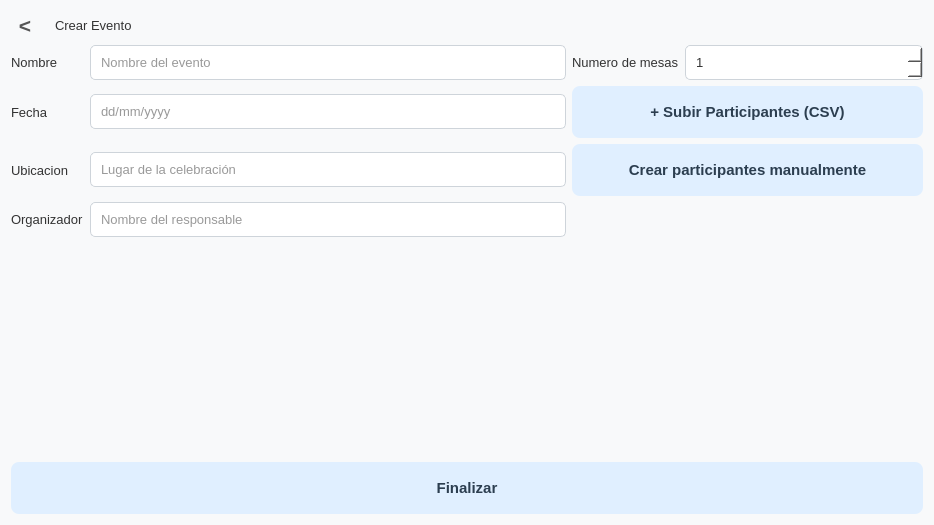
<?xml version="1.0" encoding="UTF-8"?>
<ui version="4.0">
 <class>Form</class>
 <widget class="QWidget" name="Form">
  <property name="geometry">
   <rect>
    <x>0</x>
    <y>0</y>
    <width>934</width>
    <height>525</height>
   </rect>
  </property>
  <property name="windowTitle">
   <string>Crear Evento</string>
  </property>
  
  <property name="styleSheet">
   <string>
/* --- Estilo General --- */
QWidget {
    font-family: 'Segoe UI', 'Arial', 'sans-serif';
    background-color: #F8F9FA; /* Un blanco roto muy suave */
    color: #333333;
    font-size: 10pt; /* Fuente base para etiquetas */
}

/* --- Título Principal --- */
QLabel[objectName="TitleLabel_CreateEvent"] {
    font-size: 24pt;
    font-weight: bold;
    color: #2C3E50; /* Un azul oscuro */
    padding-bottom: 10px;
    background-color: transparent;
}

/* --- Botón de Atrás --- */
QToolButton {
    font-size: 16pt;
    font-weight: bold;
    color: #555555;
    background-color: transparent;
    border: none;
    padding-right: 10px;
}
QToolButton:hover {
    color: #000000;
}

/* --- Botones Principales --- */
QPushButton {
    background-color: #E0EFFF; /* Azul pastel */
    color: #2C3E50;
    font-size: 11pt;
    font-weight: bold;
    border: none;
    border-radius: 8px; /* ¡ESQUINAS REDONDEADAS! */
    padding: 12px 18px;
    min-height: 28px;
}

QPushButton:hover {
    background-color: #C6DFFF;
}

QPushButton:pressed {
    background-color: #B0D0FF;
}

/* --- Botón de Finalizar (más grande) --- */
QPushButton[objectName="FinishCreateEvent_Btn"] {
    font-size: 14pt; /* Más grande como en el original */
    padding: 15px;
}

/* --- Campos de Texto y SpinBox --- */
QLineEdit, QSpinBox {
    background-color: #FFFFFF;
    border: 1px solid #CED4DA; /* Borde gris claro */
    border-radius: 5px; /* Esquinas redondeadas leves */
    padding: 8px;
    font-size: 10pt;
}

QLineEdit:focus, QSpinBox:focus {
    border: 1px solid #80bdff; /* Borde azul al seleccionar */
}
   </string>
  </property>
  
  <layout class="QVBoxLayout" name="verticalLayout">
   <item>
    <layout class="QHBoxLayout" name="horizontalLayout_Titulo_3" stretch="0,0,1">
     <item>
      <widget class="QToolButton" name="BackButton_CreateEvent">
       <property name="text">
        <string>&lt;</string>
       </property>
       <property name="autoRaise">
        <bool>true</bool>
       </property>
      </widget>
     </item>
     <item>
      <widget class="QLabel" name="TitleLabel_CreateEvent">
       <property name="text">
        <string>Crear Evento</string>
       </property>
      </widget>
     </item>
     <item>
      <spacer name="horizontalSpacer_Titulo_3">
       <property name="orientation">
        <enum>Qt::Horizontal</enum>
       </property>
       <property name="sizeHint" stdset="0">
        <size>
         <width>40</width>
         <height>20</height>
        </size>
       </property>
      </spacer>
     </item>
    </layout>
   </item>
   <item>
    <layout class="QGridLayout" name="gridLayout_Content_3" columnstretch="0,2,0,1">
     <item row="0" column="0">
      <widget class="QLabel" name="Label_EventName">
       <property name="text">
        <string>Nombre</string>
       </property>
      </widget>
     </item>
     <item row="0" column="1">
      <widget class="QLineEdit" name="Input_EventName">
       <property name="placeholderText">
        <string>Nombre del evento</string>
       </property>
      </widget>
     </item>
     <item row="0" column="2">
      <widget class="QLabel" name="Label_NumTables">
       <property name="text">
        <string>Numero de mesas</string>
       </property>
      </widget>
     </item>
     <item row="0" column="3">
      <widget class="QSpinBox" name="Input_NumTables">
       <property name="minimum">
        <number>1</number>
       </property>
      </widget>
     </item>
     <item row="1" column="0">
      <widget class="QLabel" name="Label_EventDate">
       <property name="text">
        <string>Fecha</string>
       </property>
      </widget>
     </item>
     <item row="1" column="1">
      <widget class="QLineEdit" name="Input_EventDate">
       <property name="placeholderText">
        <string>dd/mm/yyyy</string>
       </property>
      </widget>
     </item>
     <item row="1" column="2" colspan="2">
      <widget class="QPushButton" name="UploadCSV_Btn">
       <property name="text">
        <string>+ Subir Participantes (CSV)</string>
       </property>
      </widget>
     </item>
     <item row="2" column="0">
      <widget class="QLabel" name="Label_EventLocation">
       <property name="text">
        <string>Ubicacion</string>
       </property>
      </widget>
     </item>
     <item row="2" column="1">
      <widget class="QLineEdit" name="Input_EventLocation">
       <property name="placeholderText">
        <string>Lugar de la celebración</string>
       </property>
      </widget>
     </item>
     <item row="2" column="2" colspan="2">
      <widget class="QPushButton" name="CreateManual_Btn">
       <property name="text">
        <string>Crear participantes manualmente</string>
       </property>
      </widget>
     </item>
     <item row="3" column="0">
      <widget class="QLabel" name="Label_EventOrganizer">
       <property name="text">
        <string>Organizador</string>
       </property>
      </widget>
     </item>
     <item row="3" column="1">
      <widget class="QLineEdit" name="Input_EventOrganizer">
       <property name="placeholderText">
        <string>Nombre del responsable</string>
       </property>
      </widget>
     </item>
    </layout>
   </item>
   <item>
    <spacer name="verticalSpacer_Main">
     <property name="orientation">
      <enum>Qt::Vertical</enum>
     </property>
     <property name="sizeHint" stdset="0">
      <size>
       <width>20</width>
       <height>269</height>
      </size>
     </property>
    </spacer>
   </item>
   <item>
    <widget class="QPushButton" name="FinishCreateEvent_Btn">
     <property name="minimumSize">
      <size>
       <width>0</width>
       <height>45</height>
      </size>
     </property>
     <property name="text">
      <string>Finalizar</string>
     </property>
    </widget>
   </item>
  </layout>
 </widget>
 <resources/>
 <connections/>
</ui>
